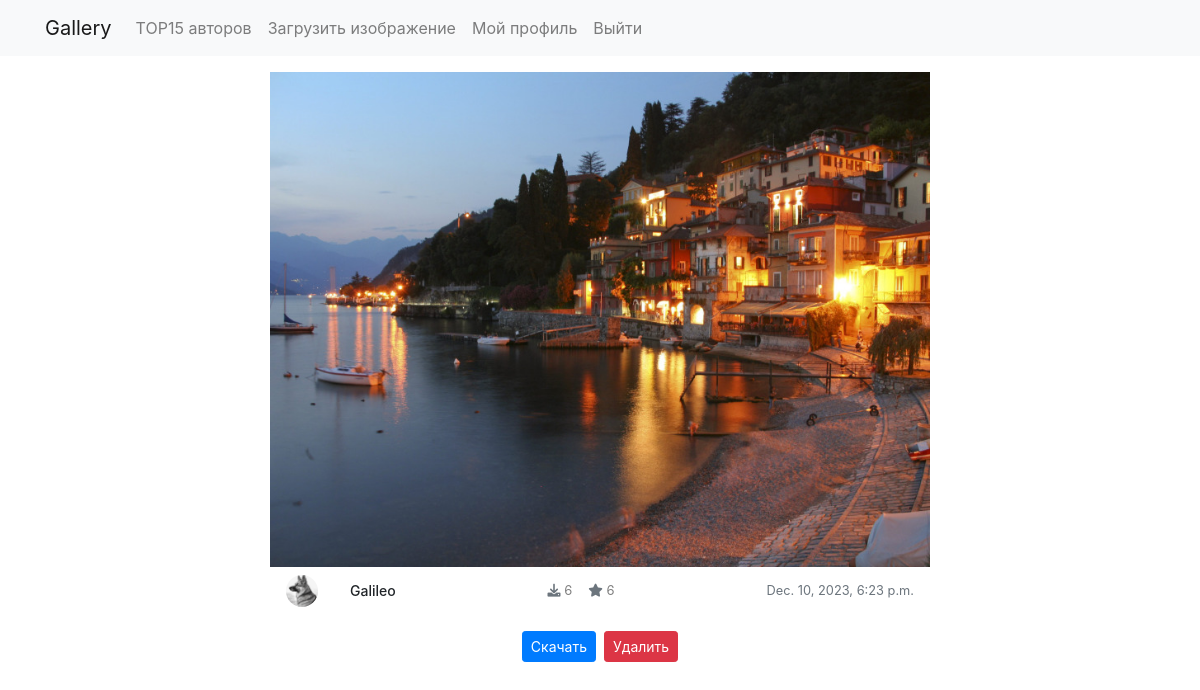
The app's page /image/7/ (signed in) with its own data.
### cards/models.py (models this page shows, shortened)
class Picture(models.Model):
    categories = (
        ('nature', 'Nature'),
        ('city', 'City'),
        ('cars', 'Cars'),
        ('animals', 'Animals'),
        ('Hi-Tech', 'Hi-Tech'),
        ('sport', 'Sport'),
        ('cosmos', 'Cosmos'),
        ('science', 'Science'),
        ('minimalism', 'Minimalism'),
        ('new year', 'Новый год'),
    )
    author = models.ForeignKey(User, on_delete=models.SET_NULL, null=True)
    image = models.ImageField(upload_to='images/')
    title = models.CharField('Название', max_length=50, default='')
    rating = models.IntegerField('Rating')  # Рейтинг изображения
    downloads = models.IntegerField('Скачали')  # Количество скачиваний
    tags = models.ManyToManyField(to=Tag, blank=True)
    date = models.DateTimeField('Дата публикации', auto_now_add=True)
    category = models.CharField(choices=categories, max_length=30)
    class Meta:
        ordering = ['date', 'rating']

### users/models.py (models this page shows, shortened)
class Account(models.Model):
    user = models.OneToOneField(User, on_delete=models.CASCADE, primary_key=True)
    nickname = models.CharField(max_length=100)
    account_image = models.ImageField(default='default.jpg', upload_to='account_images')
    image = models.ImageField(upload_to='images/')

### cards/views.py (the view)
# urls.py: path('image/<int:image_id>/', views.image_detail, name='cards_image_detail'),
def image_detail(request, image_id):
    picture = get_object_or_404(Picture, id=image_id)
    is_author = request.user == picture.author
    template_name = 'cards/image_detail_profile.html' if is_author else 'cards/image_detail.html'
    context = {'picture': picture}
    return render(request, template_name, context)

### cards/templates/cards/image_detail_profile.html (shortened to what this page needs)
{% extends 'main/base.html' %}
{% load static %}
{% block content %}
<div class="row">
    <div class="col-md-12">
        <div class="custom-card position-relative">
            <div class="custom-card-body">
                <img src="{{ picture.image.url }}" alt="Image" class="img-fluid">
            </div>
            <div class="custom-card-footer d-flex justify-content-between align-items-center">
                <div class="d-flex align-items-center">
                    <img src="{{ picture.author.account.account_image.url }}" alt="Avatar Image"
                         class="custom-avatar mr-2">
                    <h5 class="card-title mb-0 ml-4">{{ picture.author }}</h5>
                </div>
                <div class="d-flex flex-column align-items-end">
                    <div class="d-flex align-items-center">
                        <p class="mb-0 mr-3" style="font-size:13px;color:gray;"><i class="fas fa-download text-muted"></i> {{ picture.downloads }}</p>
                        <p class="mb-0" style="font-size:13px;color:gray;"><i class="fas fa-star text-muted"></i> {{ picture.rating }}</p>
                    </div>
                </div>
                <small class="text-muted">{{ picture.date }}</small>
            </div>
        </div>
        <div class="row mt-3">
            <div class="col text-center">
                <div class="d-flex justify-content-center">
                    <form method="post" action="{% url 'download_image' picture.id %}" class="mr-2">
                        <button type="submit" class="btn btn-sm btn-primary">Скачать</button>
                    </form>
                    <form method="post" action="{% url 'delete_image' picture.id %}">
                        <button type="submit" class="btn btn-sm btn-danger">Удалить</button>
                    </form>
                </div>
            </div>
        </div>
    </div>
</div>
{% endblock %}

### main/static/main/css/style.css (style rules this page uses)
body { margin: 0; padding: 0; }
.card-title { font-size: 14px; }
.custom-card { margin-bottom: 20px; max-width: 660px; margin: 0 auto; }
.custom-card img { max-width: 100%; }
.custom-card-footer { display: flex; justify-content: space-between; align-items: center; padding: 8px 16px; position: relative; }
.custom-avatar { width: 32px; height: 32px; object-fit: cover; border-radius: 50%; display: block; }

### records on screen
Picture: image (picture), author.account.account_image (picture), author "Galileo", downloads "6", rating "6", date "Dec. 10, 2023, 6:23 p.m."
